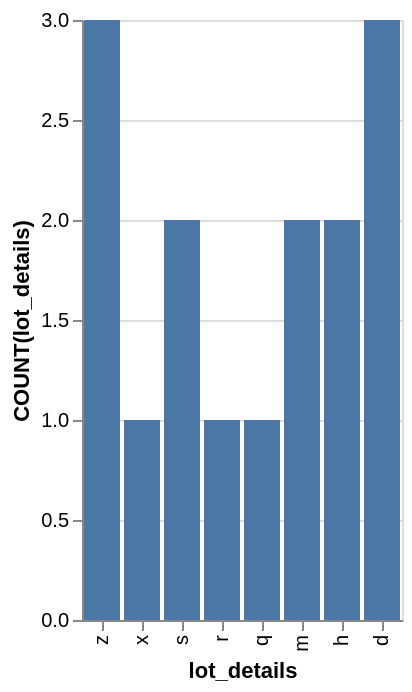

Here is the Vega-Lite specification saved for this chart:
### Vega-Lite specification from a JSON file in a GitHub repository (floating-point values rounded to 4 significant figures)
{"data": {"values": [{"x_data": "z", "y_data": 3}, {"x_data": "x", "y_data": 1}, {"x_data": "s", "y_data": 2}, {"x_data": "r", "y_data": 1}, {"x_data": "q", "y_data": 1}, {"x_data": "m", "y_data": 2}, {"x_data": "h", "y_data": 2}, {"x_data": "d", "y_data": 3}]}, "mark": "bar", "encoding": {"x": {"field": "x_data", "type": "nominal", "title": "lot_details", "sort": "descending"}, "y": {"field": "y_data", "type": "quantitative", "title": "COUNT(lot_details)"}}}
